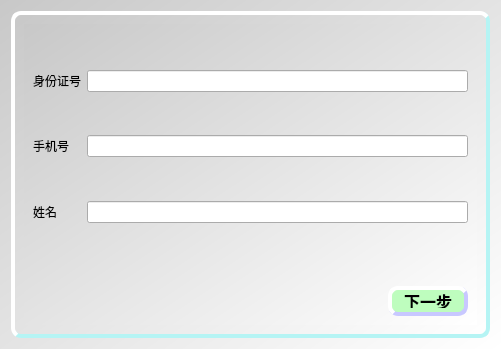
<?xml version="1.0" encoding="UTF-8"?>
<ui version="4.0">
 <class>FindPwdDialog</class>
 <widget class="QDialog" name="FindPwdDialog">
  <property name="geometry">
   <rect>
    <x>0</x>
    <y>0</y>
    <width>501</width>
    <height>349</height>
   </rect>
  </property>
  <property name="windowTitle">
   <string>找回密码</string>
  </property>
  <property name="styleSheet">
   <string notr="true">#FindPwdDialog{
background-color: qlineargradient(spread:repeat, x1:0, y1:0, x2:1, y2:1, stop:0 rgba(200, 200, 200, 255), stop:1 rgba(255, 255, 255, 255));
}
QPushButton{
	border-style:outset;
	background-color:rgba(190, 253, 190);
	border-width:4px;
	border-radius:10px;
	border-color:rgba(200,200,255,255);
	font:bold 16px;
	color:rgba(0,0,0,255);
	padding:4px;
}
QPushButton:pressed{
    border-style:inset;
}
QPushButton:hover{
    background-color:rgba(148, 221, 132);
    color:rgba(0,0,0,200);
}</string>
  </property>
  <layout class="QGridLayout" name="gridLayout">
   <item row="0" column="0">
    <widget class="QFrame" name="frame">
     <property name="styleSheet">
      <string notr="true">#frame {
	background-color: qlineargradient(spread:repeat, x1:0, y1:0, x2:1, y2:1, stop:0 rgba(200, 200, 200, 255), stop:1 rgba(255, 255, 255, 255));
	border-style:outset;
	border-width:4px;
	border-radius:10px;
	border-color:rgba(181,244,244);
	font:bold 16px;
	color:rgba(0,0,0,255);
}
	</string>
     </property>
     <property name="frameShape">
      <enum>QFrame::WinPanel</enum>
     </property>
     <property name="frameShadow">
      <enum>QFrame::Plain</enum>
     </property>
     <layout class="QGridLayout" name="gridLayout_2">
      <item row="0" column="0">
       <widget class="QStackedWidget" name="stackedWidget">
        <property name="minimumSize">
         <size>
          <width>80</width>
          <height>30</height>
         </size>
        </property>
        <property name="styleSheet">
         <string notr="true">#page,#page_2{
background-color: qlineargradient(spread:repeat, x1:0, y1:0, x2:1, y2:1, stop:0 rgba(200, 200, 200, 255), stop:1 rgba(255, 255, 255, 255));
}</string>
        </property>
        <property name="currentIndex">
         <number>0</number>
        </property>
        <widget class="QWidget" name="page">
         <property name="styleSheet">
          <string notr="true">#page,#page_2{
background-color: qlineargradient(spread:repeat, x1:0, y1:0, x2:1, y2:1, stop:0 rgba(200, 200, 200, 255), stop:1 rgba(255, 255, 255, 255));
}</string>
         </property>
         <layout class="QGridLayout" name="gridLayout_3">
          <item row="1" column="0">
           <widget class="QLabel" name="label">
            <property name="text">
             <string/>
            </property>
           </widget>
          </item>
          <item row="1" column="1">
           <spacer name="verticalSpacer_3">
            <property name="orientation">
             <enum>Qt::Vertical</enum>
            </property>
            <property name="sizeHint" stdset="0">
             <size>
              <width>20</width>
              <height>40</height>
             </size>
            </property>
           </spacer>
          </item>
          <item row="2" column="0">
           <spacer name="horizontalSpacer">
            <property name="orientation">
             <enum>Qt::Horizontal</enum>
            </property>
            <property name="sizeHint" stdset="0">
             <size>
              <width>40</width>
              <height>20</height>
             </size>
            </property>
           </spacer>
          </item>
          <item row="2" column="1">
           <widget class="QPushButton" name="pushBtnNext">
            <property name="minimumSize">
             <size>
              <width>80</width>
              <height>30</height>
             </size>
            </property>
            <property name="cursor">
             <cursorShape>PointingHandCursor</cursorShape>
            </property>
            <property name="text">
             <string>下一步</string>
            </property>
           </widget>
          </item>
          <item row="0" column="0" colspan="2">
           <layout class="QFormLayout" name="formLayout">
            <item row="1" column="0">
             <widget class="QLabel" name="label_2">
              <property name="text">
               <string>身份证号</string>
              </property>
             </widget>
            </item>
            <item row="1" column="1">
             <widget class="QLineEdit" name="lineEditID">
              <property name="maxLength">
               <number>18</number>
              </property>
             </widget>
            </item>
            <item row="3" column="0">
             <widget class="QLabel" name="label_3">
              <property name="text">
               <string>手机号</string>
              </property>
             </widget>
            </item>
            <item row="3" column="1">
             <widget class="QLineEdit" name="lineEditPhone">
              <property name="maxLength">
               <number>11</number>
              </property>
             </widget>
            </item>
            <item row="5" column="0">
             <widget class="QLabel" name="label_4">
              <property name="text">
               <string>姓名</string>
              </property>
             </widget>
            </item>
            <item row="5" column="1">
             <widget class="QLineEdit" name="lineEditName">
              <property name="maxLength">
               <number>16</number>
              </property>
             </widget>
            </item>
            <item row="2" column="0">
             <spacer name="verticalSpacer">
              <property name="orientation">
               <enum>Qt::Vertical</enum>
              </property>
              <property name="sizeHint" stdset="0">
               <size>
                <width>20</width>
                <height>40</height>
               </size>
              </property>
             </spacer>
            </item>
            <item row="4" column="0">
             <spacer name="verticalSpacer_2">
              <property name="orientation">
               <enum>Qt::Vertical</enum>
              </property>
              <property name="sizeHint" stdset="0">
               <size>
                <width>20</width>
                <height>40</height>
               </size>
              </property>
             </spacer>
            </item>
            <item row="0" column="0">
             <spacer name="verticalSpacer_8">
              <property name="orientation">
               <enum>Qt::Vertical</enum>
              </property>
              <property name="sizeHint" stdset="0">
               <size>
                <width>20</width>
                <height>40</height>
               </size>
              </property>
             </spacer>
            </item>
            <item row="6" column="0">
             <spacer name="verticalSpacer_9">
              <property name="orientation">
               <enum>Qt::Vertical</enum>
              </property>
              <property name="sizeHint" stdset="0">
               <size>
                <width>20</width>
                <height>40</height>
               </size>
              </property>
             </spacer>
            </item>
           </layout>
          </item>
         </layout>
        </widget>
        <widget class="QWidget" name="page_2">
         <layout class="QGridLayout" name="gridLayout_4">
          <item row="1" column="0">
           <spacer name="horizontalSpacer_3">
            <property name="orientation">
             <enum>Qt::Horizontal</enum>
            </property>
            <property name="sizeHint" stdset="0">
             <size>
              <width>76</width>
              <height>20</height>
             </size>
            </property>
           </spacer>
          </item>
          <item row="1" column="2">
           <spacer name="horizontalSpacer_2">
            <property name="orientation">
             <enum>Qt::Horizontal</enum>
            </property>
            <property name="sizeHint" stdset="0">
             <size>
              <width>136</width>
              <height>20</height>
             </size>
            </property>
           </spacer>
          </item>
          <item row="1" column="4">
           <widget class="QPushButton" name="pushBtnConfirm">
            <property name="minimumSize">
             <size>
              <width>80</width>
              <height>30</height>
             </size>
            </property>
            <property name="cursor">
             <cursorShape>PointingHandCursor</cursorShape>
            </property>
            <property name="text">
             <string>确认找回</string>
            </property>
           </widget>
          </item>
          <item row="0" column="0" colspan="6">
           <layout class="QFormLayout" name="formLayout_2">
            <item row="1" column="0">
             <widget class="QLabel" name="label_5">
              <property name="text">
               <string>密保问题</string>
              </property>
             </widget>
            </item>
            <item row="1" column="1">
             <widget class="QLineEdit" name="lineEditQuestion">
              <property name="readOnly">
               <bool>true</bool>
              </property>
             </widget>
            </item>
            <item row="3" column="0">
             <widget class="QLabel" name="label_6">
              <property name="text">
               <string>密保答案</string>
              </property>
             </widget>
            </item>
            <item row="3" column="1">
             <widget class="QLineEdit" name="lineEditAnswer">
              <property name="text">
               <string/>
              </property>
              <property name="maxLength">
               <number>32</number>
              </property>
             </widget>
            </item>
            <item row="5" column="0">
             <widget class="QLabel" name="label_7">
              <property name="text">
               <string>新的密码</string>
              </property>
             </widget>
            </item>
            <item row="5" column="1">
             <widget class="QLineEdit" name="lineEditNewPwd">
              <property name="maxLength">
               <number>16</number>
              </property>
             </widget>
            </item>
            <item row="2" column="0">
             <spacer name="verticalSpacer_4">
              <property name="orientation">
               <enum>Qt::Vertical</enum>
              </property>
              <property name="sizeHint" stdset="0">
               <size>
                <width>20</width>
                <height>40</height>
               </size>
              </property>
             </spacer>
            </item>
            <item row="4" column="0">
             <spacer name="verticalSpacer_5">
              <property name="orientation">
               <enum>Qt::Vertical</enum>
              </property>
              <property name="sizeHint" stdset="0">
               <size>
                <width>20</width>
                <height>40</height>
               </size>
              </property>
             </spacer>
            </item>
            <item row="6" column="0">
             <spacer name="verticalSpacer_6">
              <property name="orientation">
               <enum>Qt::Vertical</enum>
              </property>
              <property name="sizeHint" stdset="0">
               <size>
                <width>20</width>
                <height>40</height>
               </size>
              </property>
             </spacer>
            </item>
            <item row="0" column="0">
             <spacer name="verticalSpacer_7">
              <property name="orientation">
               <enum>Qt::Vertical</enum>
              </property>
              <property name="sizeHint" stdset="0">
               <size>
                <width>20</width>
                <height>40</height>
               </size>
              </property>
             </spacer>
            </item>
           </layout>
          </item>
          <item row="1" column="3">
           <widget class="QPushButton" name="pushBtnLast">
            <property name="cursor">
             <cursorShape>PointingHandCursor</cursorShape>
            </property>
            <property name="text">
             <string>上一步</string>
            </property>
           </widget>
          </item>
         </layout>
        </widget>
       </widget>
      </item>
     </layout>
    </widget>
   </item>
  </layout>
 </widget>
 <resources/>
 <connections/>
</ui>
